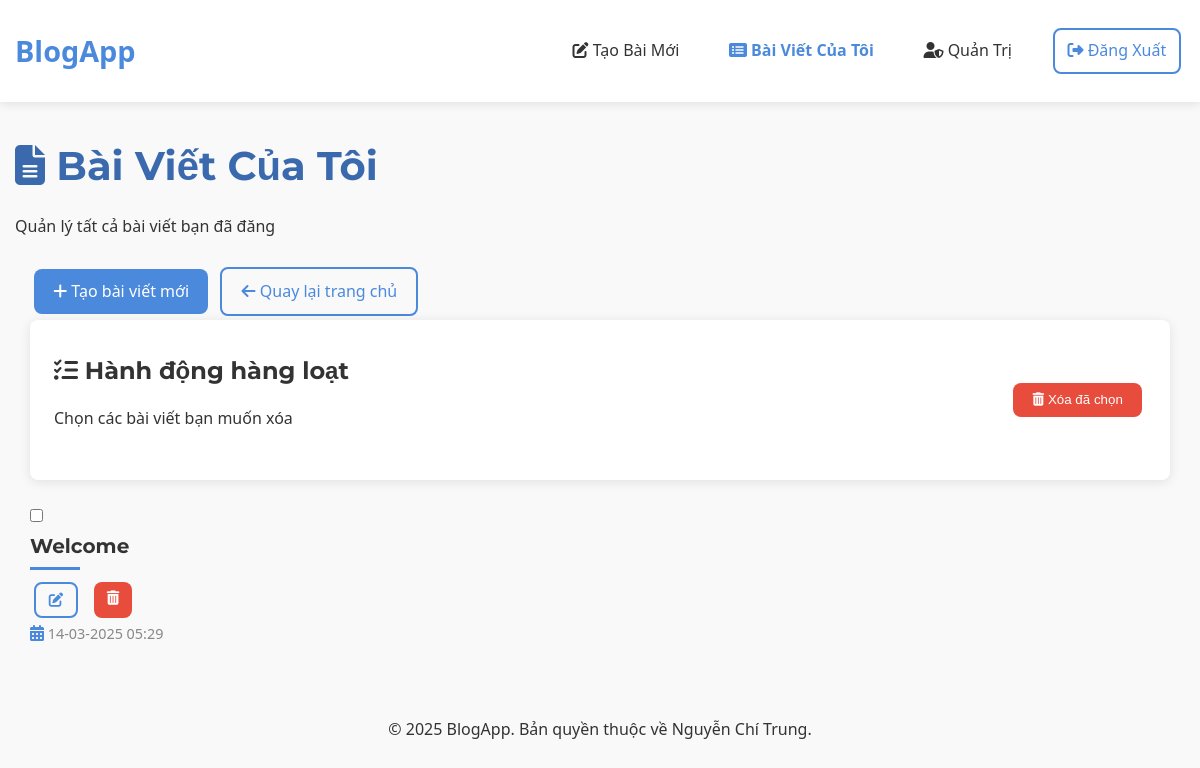
Page /my_posts (signed in) on the earlier database version.
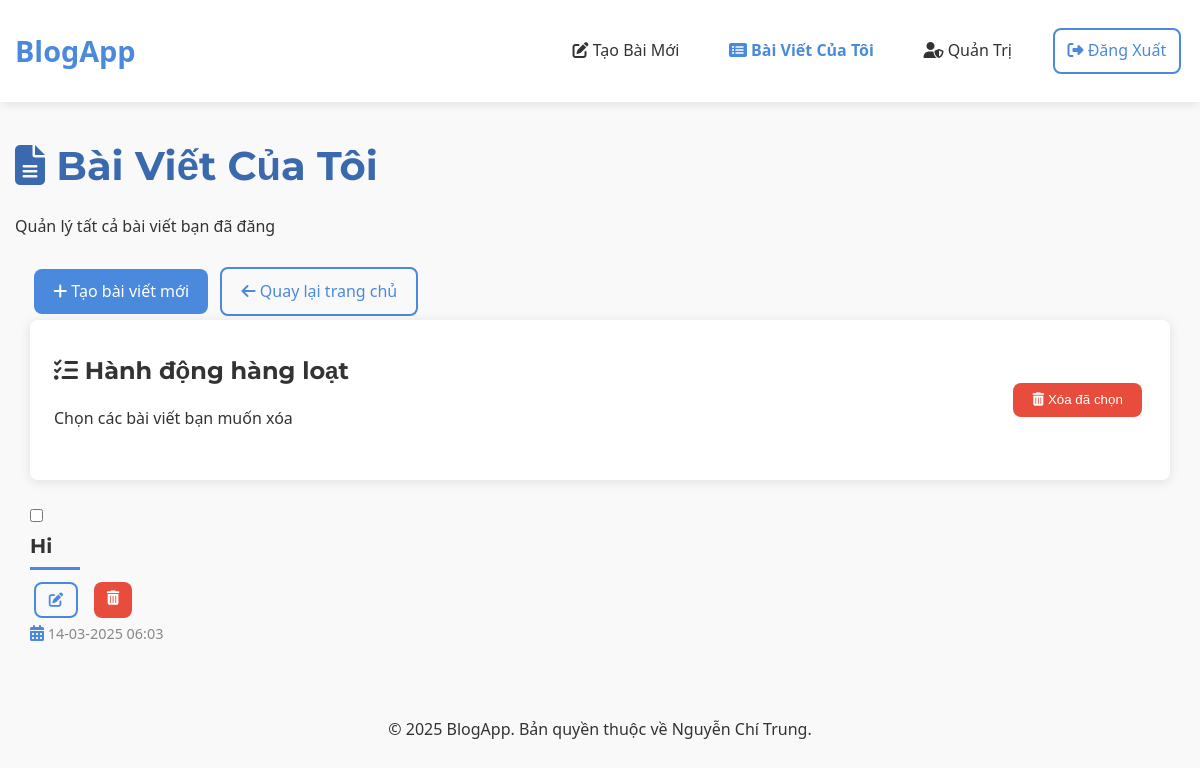
Same page on the later database version.
### tables this page shows
CREATE TABLE post (
  id INTEGER PRIMARY KEY AUTOINCREMENT,
  author_id INTEGER NOT NULL,
  created TIMESTAMP NOT NULL DEFAULT CURRENT_TIMESTAMP,
  title TEXT NOT NULL,
  text_content TEXT,
  FOREIGN KEY (author_id) REFERENCES user (id)
);

### flaskr/blog.py (the view)
@bp.route('/my_posts')
@login_required
def my_posts():
    db = get_db()
    page = request.args.get('page', 1, type=int)
    per_page = 10
    offset = (page - 1) * per_page
    posts_rows = db.execute(
        'SELECT p.id, p.title, p.text_content, p.created, u.username, u.id as author_id'
        ' FROM post p JOIN user u ON p.author_id = u.id'
        ' WHERE p.author_id = ? ORDER BY p.created DESC LIMIT ? OFFSET ?',
        (g.user['id'], per_page, offset)
    ).fetchall()
    posts = []
    for post_row in posts_rows:
        post = dict(post_row)
        contents = db.execute(
            'SELECT content_type, content, display_order'
            ' FROM post_content'
            ' WHERE post_id = ?'
            ' ORDER BY display_order',
            (post['id'],)
        ).fetchall()
        post['images'] = [c['content'] for c in contents if c['content_type'] == 'image']
        post['links'] = [c['content'] for c in contents if c['content_type'] == 'link']
        posts.append(post)
    total_posts = db.execute(
        'SELECT COUNT(*) FROM post WHERE author_id = ?',
        (g.user['id'],)
    ).fetchone()[0]
    total_pages = (total_posts + per_page - 1) // per_page
    return render_template('blog/my_posts.html', posts=posts, page=page, total_pages=total_pages)

### flaskr/__init__.py (called while the page is built)
def create_app(test_config=None):
    app = Flask(__name__, instance_relative_config=True)
    app.config.from_mapping(
        SECRET_KEY='dev',
        DATABASE=os.path.join(app.instance_path, 'flaskr.sqlite'),
    )
    if test_config is None:
        app.config.from_pyfile('config.py', silent=True)
    else:
        app.config.from_mapping(test_config)
    try:
        os.makedirs(app.instance_path)
    except OSError:
        pass
    from . import db
    db.init_app(app)
    from . import auth
    app.register_blueprint(auth.bp)
    from . import blog
    app.register_blueprint(blog.bp)
    @app.context_processor
    def inject_utilities():
        def get_year():
            return datetime.datetime.now().year
        return {'get_year': get_year}
    @app.route('/')
    def index():
        return redirect(url_for('blog.blog_index'))
    return app

### flaskr/auth.py (called while the page is built)
@bp.before_app_request
def load_logged_in_user():
    user_id = session.get('user_id')
    if user_id is None:
        g.user = None
    else:
        g.user = get_db().execute(
            'SELECT * FROM user WHERE id = ?', (user_id,)
        ).fetchone()  # fetchone() trả về một sqlite3.Row

### flaskr/templates/blog/my_posts.html (shortened to what this page needs)
{% extends 'base.html' %}
{% block header %}
  <h1><i class="fas fa-file-alt"></i> Bài Viết Của Tôi</h1>
  <p class="text-light">Quản lý tất cả bài viết bạn đã đăng</p>
{% endblock %}
{% block content %}
<div class="container">
  <div class="action-bar">
    <a href="{{ url_for('blog.create') }}" class="btn primary">
      <i class="fas fa-plus"></i> Tạo bài viết mới
    </a>
    <a href="{{ url_for('blog.blog_index') }}" class="btn outline">
      <i class="fas fa-arrow-left"></i> Quay lại trang chủ
    </a>
  </div>
  {% if posts %}
  <form method="post" action="{{ url_for('blog.delete_multiple_posts') }}" onsubmit="return confirmDelete()">
    <div class="card bulk-actions fade-in">
      <div class="card-body d-flex justify-between align-center">
        <div>
          <h3><i class="fas fa-tasks"></i> Hành động hàng loạt</h3>
          <p class="text-light">Chọn các bài viết bạn muốn xóa</p>
        </div>
        <button type="submit" class="btn danger">
          <i class="fas fa-trash-alt"></i> Xóa đã chọn
        </button>
      </div>
    </div>
    <div class="posts-grid">
      {% for post in posts %}
      <div class="post-card fade-in">
        <div class="post-card-header">
          <div class="post-select">
            <input type="checkbox" name="post_ids" value="{{ post.id }}" class="form-check-input">
          </div>
          <h2 class="post-title">{{ post.title }}</h2>
          <div class="post-actions">
            <a href="{{ url_for('blog.update', id=post.id) }}" class="btn sm outline">
              <i class="fas fa-edit"></i>
            </a>
            <a href="{{ url_for('blog.delete_post', id=post.id) }}" class="btn sm danger"
               onclick="return confirm('Bạn có chắc chắn muốn xóa bài viết này?')">
              <i class="fas fa-trash-alt"></i>
            </a>
          </div>
        </div>
        <div class="post-meta">
          <span><i class="fas fa-calendar-alt"></i> {{ post.created.strftime('%d-%m-%Y %H:%M') }}</span>
        </div>
        <div class="post-content">
        </div>
      </div>
      {% endfor %}
    </div>
  </form>
  {% endif %}
</div>
{% endblock %}

Differences in the rows shown:
removed post: title "Welcome", created "14-03-2025 05:29"
added post: title "Hi", created "14-03-2025 06:03"
